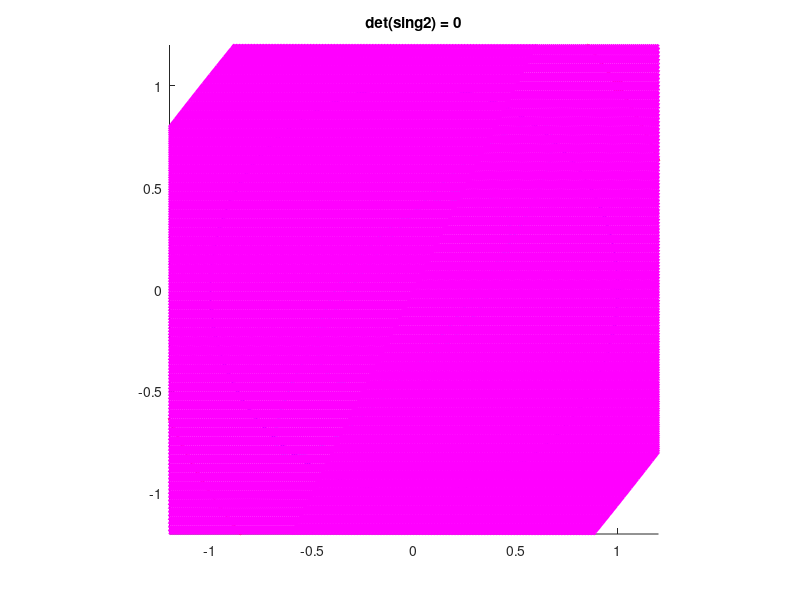

Reproduce this figure in MATLAB.
clear all;close all;clc

%{

Visualizing eigenvectors in the plane

%}
%{

We're going to see how multiplying a vector by 
a matrix is the same thing as moving a point 

For instance, 
%}

%This matrix
M = [1 -1;1 3/2];

%tells this point
startPoint = [1; 0];

%to go here
endPoint = M*startPoint; %via multiplication by M.

% Let's look.
scatter(startPoint(1),startPoint(2),100,'b','filled')
hold on
scatter(endPoint(1),endPoint(2),100,'r','filled')
axis equal
axis([-2 2 -2 2])


%%
% Whereas this matrix
difrntMtx = rand(2,2);

% tells the same point to go somewhere else...with a VERY 
% high probability. It might be that [0 -1;1 0] = rand(2,2)
% here. Anyway...

newPoint = difrntMtx*startPoint;


% Take a look

hold on
scatter(newPoint(1),newPoint(2),100,'c','filled')


%%

%{
Let's make the unit cricle, S_2 (or "the unit sphere in R^2" 
if you're mathy, hence the name S_2). We can do this by 
taking the real and imaginary values of the complex exponential. 
Below, we write "i" as the the imaginary unit, sqrt(-1). 
We can do that easily by using 
Euler's formula:

        e^(i*t) = cos(t) + i*sin(t)         ...if this isn't familiar:
                                            http://en.wikipedia.org/wiki/Euler's_formula
                                    

Think about what's gonna happen when we take t from 0 to 2*pi.
When t = 0, we have

        e^(0) = cos(0) + i*sin(0)
              =   1    + i*0

So taking the real and imaginary parts of e^(i*t) as our
x and y axes, we get

                x=Real    y=Imag

        e^(0) = cos(0) + i*sin(0)
              =   1    + i*0

                x = 1    y = 0


Then as t gets bigger, we trace around the unit circle 
counterclockwise until t = 2*pi and we've traced out one
full circle. Doing this gives us something called a 
"parametrized curve." Feel free to google that. 

How do we know that it traces the unit circle? Well,
what's the length of a vector in the plane that has 
coordinates x = cos(t) and y = sin(t)?

Let v = [cos(t) ; sin(t)]. Since the length of v is 
given by

        |v| = cos(t)^2 + sin(t)^2
            = 1

for every t, we can see that taking the real and 
imaginary parts of e^(i*t) as our x and y coordinates
will always have length 1. Therefore, v = [cos(t);sin(t)]
is on the unit circle. 

Check it out:
%}
%%
t = 0:0.01:2*pi;    %The interval [0, 2*pi] chopped into 
                    %1/100ths

% Throw [0, 2*pi] into the complex exponential e^(i*pi)
theSquareRootOfNegativeOne = complex(0,1);
e_super_it = exp(theSquareRootOfNegativeOne*t);

% Get your x's
xCoords = real(e_super_it);

% Get your y's
yCoords = imag(e_super_it);


%{
In order to simplify calculations, we'll throw
all of the points of the unit sphere into our matrix,
appropriately named
%}

S2 = [xCoords;yCoords];


% Plot 'em
plot(S2(1,:),S2(2,:),'-b','LineWidth',2)
axis equal


%% 

% Let's see what our original matrix M does to the
% unit circle

imageOfS2underM = M*S2;
plot(imageOfS2underM(1,:),imageOfS2underM(2,:),'-r','LineWidth',2);


%%

% how about the random matrix?
imageOfS2underRnd = difrntMtx*S2;
plot(imageOfS2underRnd(1,:),imageOfS2underRnd(2,:),'-c','LineWidth',2);


%% 
% You can run this block to get more
difrntMtx = rand(2,2);
imageOfS2underRnd = difrntMtx*S2;
plot(imageOfS2underRnd(1,:),imageOfS2underRnd(2,:),'-c','LineWidth',2);

%%

close all
plot(S2(1,:),S2(2,:),'-b','LineWidth',2);
axis([-1.2 1.2 -1.2 1.2])
axis equal
hold on
%%
singularMatrix = [.473 .172; .946 .344];

checkIt = det(singularMatrix);

display(['the determinant of our singular matrix is: ' num2str(checkIt)])
display(['and this machine can only calculate to   :  ' num2str(eps)])


% So what does a singular matrix do to S2?

imOfS2Sing = singularMatrix*S2;
plot(imOfS2Sing(1,:),imOfS2Sing(2,:),'-m','LineWidth',2);


%%

close all
clc
k = 3:-0.01:1;

for i = 1:length(k)

sing2 = [k(i) 2;2 4];
detS = det(sing2);
sing2S = sing2*S2;
plot(sing2S(1,:),sing2S(2,:),'-m','LineWidth',2);
axis equal
title(['det(sing2) = ' num2str(detS)])
getframe;

end











































